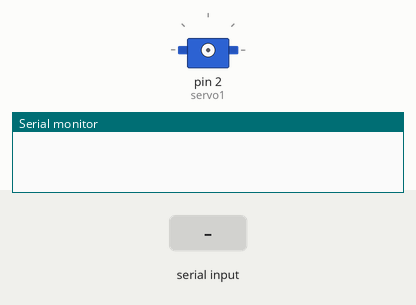
Recording of a sketch running on a simulated Arduino Uno, built with avr-gcc and run on an emulated ATmega328P. Shown: servo, the last lines printed to the serial monitor. Inputs (shaded band) come from the test bench.

Above: at 1.2 s.
1.3 s: "start" received over Serial
3.8 s: "30,150\n" received over Serial
At 5.2 s:
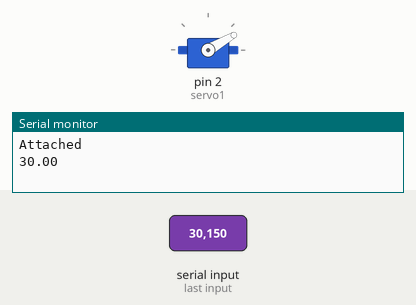
6.3 s: "5\n" received over Serial
At 8.2 s:
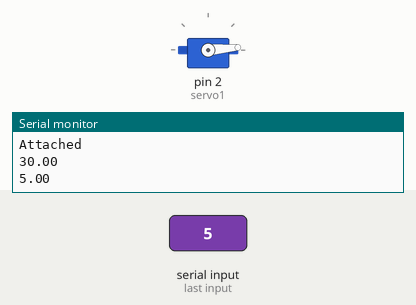
8.8 s: "200\n" received over Serial
At 10.2 s:
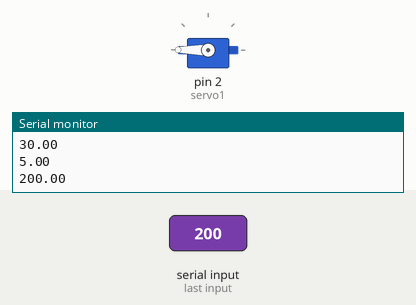
Timing chart, 0 to 11.8 s (numbered marks = the images above; inputs shaded):
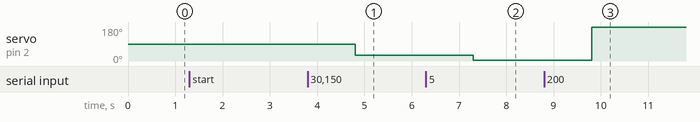

The sketch:

ServoTest.ino
```cpp
#include <Servo.h>

// Upper arm, home is 45, top is 0, bottom is 90
// Arm joint home is 70, top is 90, bottom is 45
// Lower arm home is 110, right is 160, left is 75
// Gray gate closed is 115 open is 0
// White gate closed is 120 open is 180

Servo servo1;
Servo servo2;
Servo servo3;

void setup()
{
  Serial.begin(19200);
}

void loop()
{
  if (Serial.available())
  {
    String msg = Serial.readString();

    if (msg.startsWith("stop"))
    {
      servo1.detach();
      servo2.detach();
      servo3.detach();
      Serial.println("Detached");
    }
    else if (msg.startsWith("start"))
    {
      servo1.attach(2);
      Serial.println("Attached");
    }
    else
    {
      float angle1 = msg.toFloat();

      Serial.println(angle1);
      servo1.write(angle1);
    }
  }
}

void Move(Servo servo, float startAngle, float angle, float time)
{
  servo.writeMicroseconds(map(startAngle, 0, 180, 544, 2400));

  float delta = angle - startAngle;

  if (delta < .1f)
  {
    return;
  }

  Serial.println(delta);
  float unsignedDelta = abs(delta);
  Serial.println(unsignedDelta);
  int direction = delta / unsignedDelta;
  Serial.println(direction);

  for (float i = startAngle; i - angle < .05f; i += direction * .1f)
  {
    Serial.println(i);
    servo.writeMicroseconds(map(i, 0, 180, 544, 2400));
    delay(100.f * time / unsignedDelta);
  }

  Serial.println("Done");
}
```

Measured:
- after the input at 3.8 s, servo on pin 2 (servo1): 90° → 30° after 1.0 s
- after the input at 6.3 s, servo on pin 2 (servo1): 30° → 5° after 1.0 s
- after the input at 8.8 s, servo on pin 2 (servo1): 5° → 180° after 1.0 s
